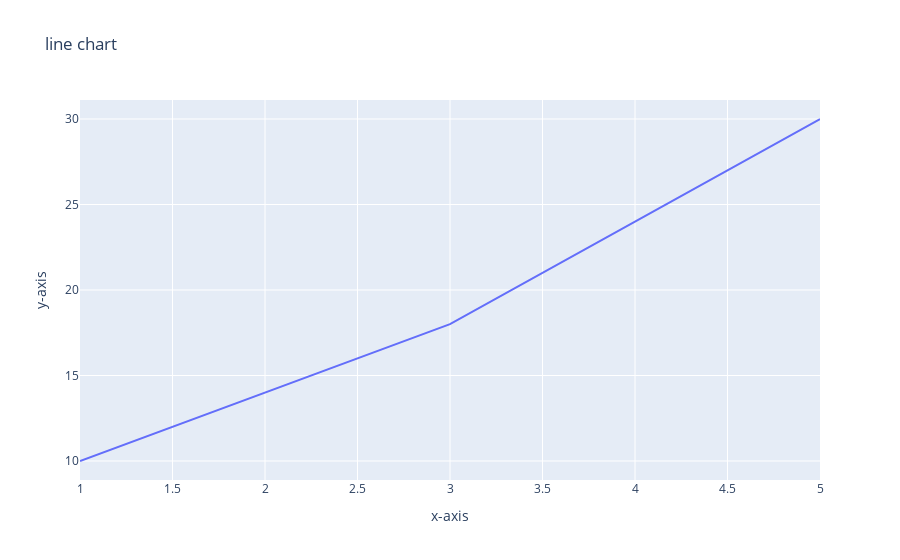

Write notebook code for a chart like this one.
### Markdown cell above
- Plotly makes interactive graph
- Seaborn creates graph as static graph (static image)

### Code cell
x = [1,2,3,4,5]
y = [10,14,18,24,30]
fig = px.line(x=x , y=y , title="line chart", labels={"x":"x-axis","y":"y-axis"})
fig.show()

### Figure 1 — Plotly figure (JSON) as saved in the notebook; plotly's stock layout.template omitted (floating-point values rounded to 4 significant figures)
{"data": [{"hovertemplate": "x-axis=%{x}<br>y-axis=%{y}<extra></extra>", "legendgroup": "", "line": {"color": "#636efa", "dash": "solid"}, "marker": {"symbol": "circle"}, "mode": "lines", "name": "", "orientation": "v", "showlegend": false, "type": "scatter", "x": [1, 2, 3, 4, 5], "xaxis": "x", "y": [10, 14, 18, 24, 30], "yaxis": "y"}], "layout": {"legend": {"tracegroupgap": 0}, "title": {"text": "line chart"}, "xaxis": {"anchor": "y", "domain": [0, 1], "title": {"text": "x-axis"}}, "yaxis": {"anchor": "x", "domain": [0, 1], "title": {"text": "y-axis"}}}}
